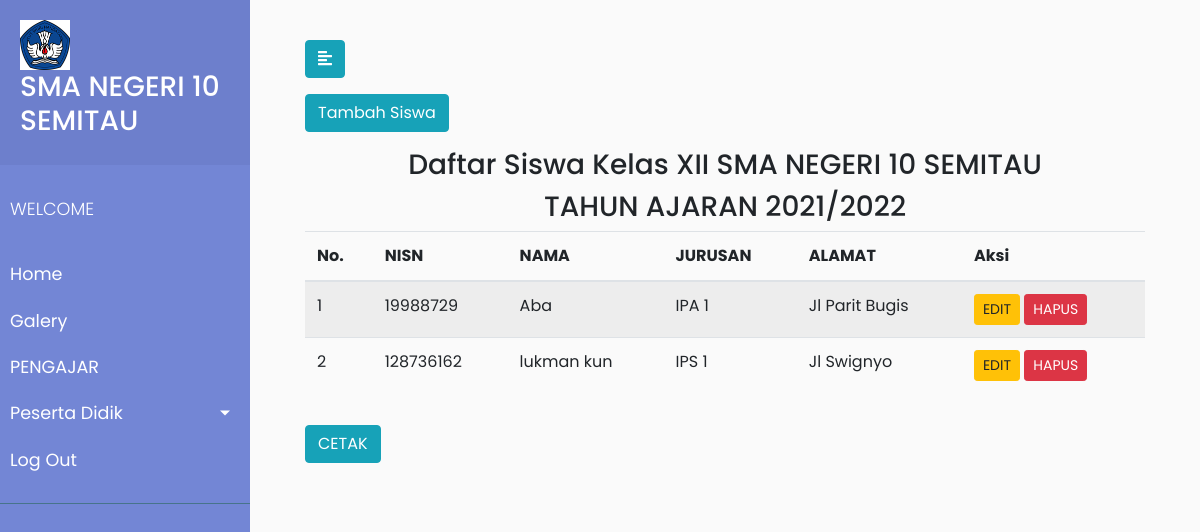
Page /xii.php on the committed database.
### tables this page shows
CREATE TABLE `xii` (
  `id` int(11) NOT NULL,
  `nisn` int(8) NOT NULL,
  `nama` varchar(30) NOT NULL,
  `jurusan` varchar(25) NOT NULL,
  `alamat` varchar(50) NOT NULL
);

### xii.php (the view, shortened to what this page needs)
<!DOCTYPE html>
<html>
<head>
    <link rel="stylesheet" href="https://stackpath.bootstrapcdn.com/bootstrap/4.1.0/css/bootstrap.min.css">
    <link rel="stylesheet" href="style2.css">
    <link rel="stylesheet" href="https://cdnjs.cloudflare.com/ajax/libs/malihu-custom-scrollbar-plugin/3.1.5/jquery.mCustomScrollbar.min.css">
</head>
<body>
    <div class="wrapper">
        <nav id="sidebar">
            <div class="sidebar-header">
                <img src="image/3.jpg" width="50px" height="50px">
                <h3> SMA NEGERI 10 SEMITAU</h3>
            </div>
            <ul class="list-unstyled components">
                <p>WELCOME</p>
                <li>
                    <a href="home.php">Home</a>
                </li>
                <li>
                    <a href="galery.php">Galery</a>
                </li>
                <li>
                    <a href="pengajar.php">PENGAJAR</a>
                </li>
                <li>
                    <a href="#pageSubmenu" data-toggle="collapse" aria-expanded="false" class="dropdown-toggle"> Peserta Didik</a>
                </li>
                <li>
                    <a href="login.php">Log Out</a>
                </li>
            </ul>
        </nav>
        <div id="content">
            <div class="container-fluid">
                <button type="button" id="sidebarCollapse" class="btn btn-info">
                    <i class="fas fa-align-left"></i>
                </button>
            </div>
            <div class="container">
                <button type="button" class="btn btn-info mt-3"> <a href="tambah12.php"> Tambah Siswa </a></button>
            </div>
            <?php
            require 'koneksi12.php';
            $queryxii = mysqli_query($link, "SELECT * FROM xii");
            ?>
            <div class="container">
                <h3 class="text-center mt-3"> Daftar Siswa Kelas XII SMA NEGERI 10 SEMITAU </h3>
                <h3 class="text-center"> TAHUN AJARAN 2021/2022 </h3>
                <table class="table table-striped">
                    <thead>
                        <tr>
                            <th>No.</th>
                            <th>NISN</th>
                            <th>NAMA </th>
                            <th>JURUSAN</th>
                            <th>ALAMAT</th>
                            <th>Aksi</th>
                        </tr>
                    </thead>
                    <?php $i = 1; ?>
                    <?php foreach ($queryxii as $row) : ?>
                        <tr>
                            <td><?= $i; ?></td>
                            <td><?= $row["nisn"]; ?> </td>
                            <td><?= $row["nama"]; ?></td>
                            <td><?= $row["jurusan"]; ?> </td>
                            <td> <?= $row["alamat"]; ?></td>
                            <td>
                                <a href="edit12.php?id=<?= $row["id"]; ?>" class="btn btn-sm btn-warning">EDIT</a>
                                <a href="hapusxii.php?id=<?= $row["id"]; ?>" class="btn btn-sm btn-danger" onclick=" return confirm('yakin ingin hapus?');">HAPUS</a>
                            </td>
                        </tr>
                        <?php $i++; ?>
                    <?php endforeach; ?>
                </table>
            </div>
            <div class="container">
                <button type="button" class="btn btn-info mt-3"> <a href="cetakxii.php"> CETAK </a></button>
            </div>
</body>
</html

### style2.css (style rules this page uses)
body { font-family: 'Poppins', sans-serif; background: #fafafa; }
p { font-family: 'Poppins', sans-serif; font-size: 1.1em; font-weight: 300; line-height: 1.7em; color: #999; }
a, a:hover, a:focus { color: inherit; text-decoration: none; transition: all 0.3s; }
.wrapper { display: flex; width: 100%; }
#sidebar { width: 250px; position: fixed; top: 0; left: 0; height: 100vh; z-index: 999; background: #7386D5; color: #fff; transition: all 0.3s; }
#sidebar .sidebar-header { padding: 20px; background: #6d7fcc; }
#sidebar ul.components { padding: 20px 0; border-bottom: 1px solid #47748b; }
#sidebar ul p { color: #fff; padding: 10px; }
#sidebar ul li a { padding: 10px; font-size: 1.1em; display: block; }
a[data-toggle="collapse"] { position: relative; }
.dropdown-toggle::after { display: block; position: absolute; top: 50%; right: 20px; transform: translateY(-50%); }
#content { width: calc(100% - 250px); padding: 40px; min-height: 100vh; transition: all 0.3s; position: absolute; top: 0; right: 0; }

### rows in the picture
xii: nisn "19988729", nama "Aba", jurusan "IPA 1", alamat "Jl Parit Bugis"
xii: nisn "128736162", nama "lukman kun", jurusan "IPS 1", alamat "Jl Swignyo"
